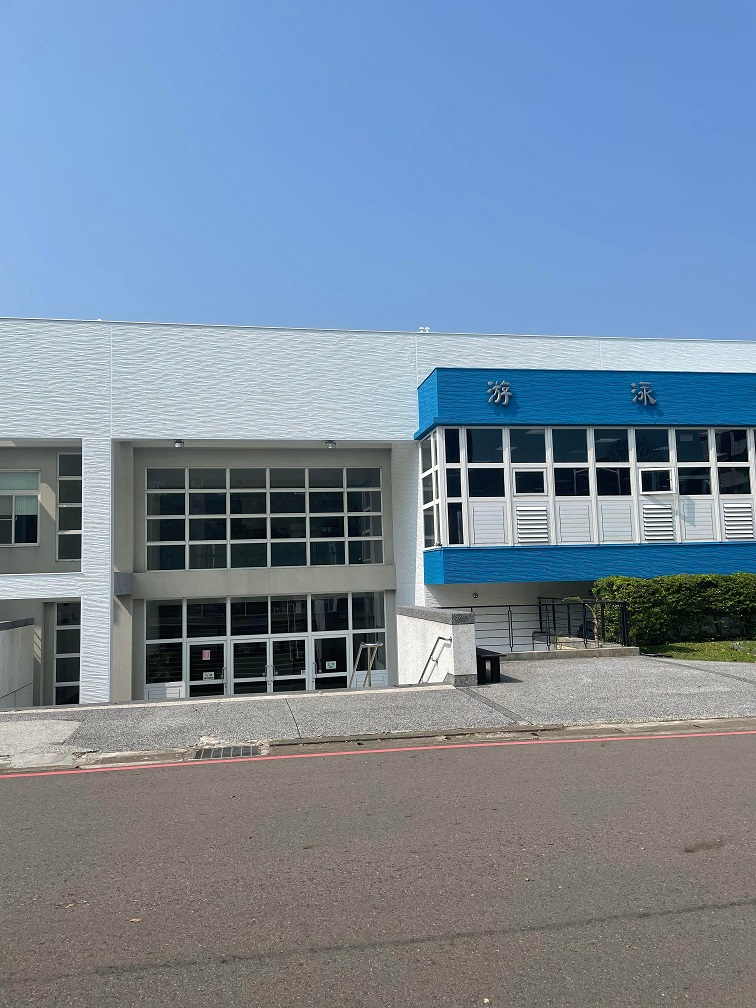
#> input picture HW2/baseline/m1.jpg, 756 x 1008 px, found by its file name
$ python cat.py
#> lines starting #> are read from the running program, lines starting #| are printed output that depends on the picture
import cv2
import numpy as np
import matplotlib.pyplot as plt
from tqdm.notebook import tqdm
import random
import math
import sys
import os

# read the image file & output the color & gray image
def read_img(path):
    # opencv read image in BGR color space
    img = cv2.imread(path)
    img_gray = cv2.cvtColor(img, cv2.COLOR_BGR2GRAY)
    return img, img_gray

# the dtype of img must be "uint8" to avoid the error of SIFT detector
def img_to_gray(img):
    if img.dtype != "uint8":
        print("The input image dtype is not uint8 , image type is : ", img.dtype)
        return
    img_gray = cv2.cvtColor(img, cv2.COLOR_BGR2GRAY)
    return img_gray

# create a window to show the image
# It will show all the windows after you call im_show()
# Remember to call im_show() in the end of main
def creat_im_window(window_name,img):
    cv2.imshow(window_name,img)

# show the all window you call before im_show()
# and press any key to close all windows
def im_show():
    cv2.waitKey(0)
    cv2.destroyAllWindows()

def FindSIFT(img):
    SIFT_Detector = cv2.SIFT_create()
    kp, des = SIFT_Detector.detectAndCompute(img, None)

    return kp, des

def DrawKeyPoints(kp, gray, rgb):
    tmp = rgb.copy()
    res = cv2.drawKeypoints(gray, kp, tmp, flags=cv2.DRAW_MATCHES_FLAGS_DRAW_RICH_KEYPOINTS)
    return res

def PlotKeypoints(plts, cnt):
    for i,plt in enumerate(plts):
        if i == 0:
            res = plt
        else:
            res = np.concatenate((res, plt), axis=1)

    creat_im_window("Keypoints"+str(cnt), res)
    return res

def KNNFeatureMatching(kp0, kp1, des0, des1, threshold = 0.5):
    k = 2
    # Find k nearest des1 neighbor for des0 using brute force
    matches = {}
    for i, feature0 in enumerate(des0):
        matches[i] = []
        for j, feature1 in enumerate(des1):
            dist = np.linalg.norm(feature0 - feature1)

            if j < k:
                matches[i].append([j,dist])
            else:
                for t in range(k):
                    if dist < matches[i][t][1]:
                        matches[i][t] = [j, dist]
                        break

    good_pairs = []
    # Perform Lowe's ratio check
    for p in matches.keys():
        if matches[p][0][1] < threshold*matches[p][1][1]:
            good_pairs.append([p,matches[p][0][0]])

    good_matches = []
    for pair in good_pairs:
        good_matches.append(list(kp0[pair[0]].pt + kp1[pair[1]].pt))

    good_matches = np.asarray(good_matches)

    return good_matches

def PlotMatching(matches, img_cat):
    match_img = cv2.cvtColor(img_cat.copy(), cv2.COLOR_BGR2RGB)
    offset = img_cat.shape[1]/2
    fig, ax = plt.subplots()
    ax.set_aspect('equal')
    ax.imshow(np.array(match_img).astype('uint8'))

    ax.plot(matches[:, 0], matches[:, 1], 'xr')
    ax.plot(matches[:, 2] + offset, matches[:, 3], 'xr')

    ax.plot([matches[:, 0], matches[:, 2] + offset], [matches[:, 1], matches[:, 3]],
            'r', linewidth=0.5)

    plt.show()

def FindHomography(matches):
    rows = []
    for i in range(matches.shape[0]):
        p1 = np.append(matches[i][0:2], 1)
        p2 = np.append(matches[i][2:4], 1)
        row1 = [0, 0, 0, p1[0], p1[1], p1[2], -p2[1]*p1[0], -p2[1]*p1[1], -p2[1]*p1[2]]
        row2 = [p1[0], p1[1], p1[2], 0, 0, 0, -p2[0]*p1[0], -p2[0]*p1[1], -p2[0]*p1[2]]
        rows.append(row1)
        rows.append(row2)
    rows = np.array(rows)
    U, s, V = np.linalg.svd(rows)
    H = V[-1].reshape(3, 3)
    H = H/H[2, 2]

    return H

def Randompoints(matches, k=4):
    idx = random.sample(range(len(matches)), k)
    point = [matches[i] for i in idx ]

    return np.array(point)

def ComputeErrors(points, H):
    num_points = len(points)
    all_p1 = np.concatenate((points[:, 0:2], np.ones((num_points, 1))), axis=1)
    all_p2 = points[:, 2:4]
    estimate_p2 = np.zeros((num_points, 2))
    for i in range(num_points):
        temp = np.dot(H, all_p1[i])
        estimate_p2[i] = (temp/temp[2])[0:2] # set index 2 to 1 and slice the index 0, 1
    # Compute error
    errors = np.linalg.norm(all_p2 - estimate_p2 , axis=1) ** 2

    return errors

def RANSAC(matches, threshold = 0.5, iters = 3000):
    num_best_inliers = 0

    for i in range(iters):
        points = Randompoints(matches)
        H = FindHomography(points)

        #  avoid dividing by zero
        if np.linalg.matrix_rank(H) < 3:
            continue

        errors = ComputeErrors(matches, H)
        idx = np.where(errors < threshold)[0]
        inliers = matches[idx]

        num_inliers = len(inliers)
        if num_inliers > num_best_inliers:
            best_inliers = inliers.copy()
            num_best_inliers = num_inliers
            best_H = H.copy()

    print("inliers/matches: {}/{}".format(num_best_inliers, len(matches)))

    return best_inliers, best_H

def StitchImage(img1, img2, H):
    print("stiching image ...")

    # Convert to double and normalize. Avoid noise.
    left = cv2.normalize(img1.astype('float'), None,
                            0.0, 1.0, cv2.NORM_MINMAX)
    # Convert to double and normalize.
    right = cv2.normalize(img2.astype('float'), None,
                            0.0, 1.0, cv2.NORM_MINMAX)

    # left image
    height_l, width_l, channel_l = left.shape
    height_r, width_r, channel_r = right.shape
    h = np.minimum(height_l, height_r)
    w = np.minimum(width_l, width_r)

    corners = [[0, 0, 1], [w, 0, 1], [w, h, 1], [0, h, 1]]
    corners_new = [np.dot(H, corner) for corner in corners]
    corners_new = np.array(corners_new).T
    x_news = corners_new[0] / corners_new[2]
    y_news = corners_new[1] / corners_new[2]
    y_min = min(y_news)
    x_min = min(x_news)

    translation_mat = np.array([[1, 0, -x_min], [0, 1, -y_min], [0, 0, 1]])
    H = np.dot(translation_mat, H)

    # Get height, width
    height_new = int(round(abs(y_min) + height_l))
    width_new = int(round(abs(x_min) + width_l))
    size = (width_new, height_new)

    # right image
    warped_l = cv2.warpPerspective(src=left, M=H, dsize=size)

    height_new = int(round(abs(y_min) + height_r))
    width_new = int(round(abs(x_min) + width_r))
    size = (width_new, height_new)


    warped_r = cv2.warpPerspective(src=right, M=translation_mat, dsize=size)

    black = np.zeros(3)  # Black pixel.

    # Stitching procedure, store results in warped_l.
    for i in tqdm(range(warped_r.shape[0])):
        for j in range(warped_r.shape[1]):
            pixel_l = warped_l[i, j, :]
            pixel_r = warped_r[i, j, :]

            if not np.array_equal(pixel_l, black) and np.array_equal(pixel_r, black):
                warped_l[i, j, :] = pixel_l
            elif np.array_equal(pixel_l, black) and not np.array_equal(pixel_r, black):
                warped_l[i, j, :] = pixel_r
            elif not np.array_equal(pixel_l, black) and not np.array_equal(pixel_r, black):
                opt = [pixel_l, pixel_r]
                warped_l[i, j, :] = (pixel_l + pixel_r)/2#opt[np.argmax([np.linalg.norm(pixel_l), np.linalg.norm(pixel_r)])]
            else:
                pass

    stitch_image = warped_l[:warped_r.shape[0], :warped_r.shape[1], :]

    return stitch_image

if __name__ == '__main__':
    # the example of image window
    # creat_im_window("Result",img)
    # im_show()

    # you can use this function to store the result
    # cv2.imwrite("result.jpg",img)

    baseline_paths = ['m1.jpg', 'm2.jpg', 'm3.jpg', 'm4.jpg', 'm5.jpg', 'm6.jpg']
    bonus_paths = ['m1.jpg', 'm2.jpg', 'm3.jpg', 'm4.jpg']
    paths = [baseline_paths, bonus_paths]

    src = 1
    res = []
    res_gray = []
    for i in range(len(paths[src])):
        if src == 0:
            if i == 0:
                img0 , img_gray0 = read_img('./baseline/'+paths[src][i])
            else:
                img0 , img_gray0 = res, res_gray

            if i < len(paths[src])-1:
                img1 , img_gray1 = read_img('./baseline/'+paths[src][i+1])
            else:
                break

        elif src == 1:
            if i == 0:
                img0, img_gray0 = read_img('./bonus/'+paths[src][i])
#> in read_img, img is the input picture: shape (1008, 756, 3); mean B, G, R 156, 136.9, 119.9
            else:
                img0, img_gray0 = res, res_gray

            if i < len(paths[src])-1:
                img1, img_gray1 = read_img('./bonus/'+paths[src][i+1])
#> call 2 of read_img, with path = './bonus/m2.jpg'
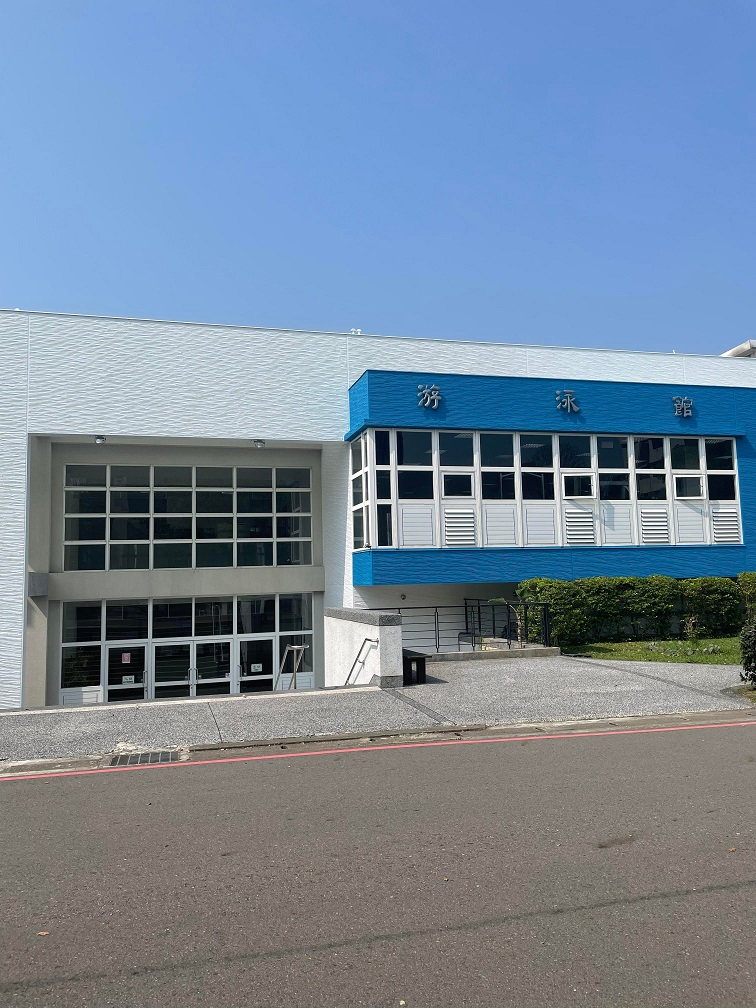
#> input picture HW2/baseline/m2.jpg, 756 x 1008 px, found by its file name
#> in read_img, img is the input picture: shape (1008, 756, 3); mean B, G, R 155.2, 135.4, 117.4
#> in read_img (call 2), `img_gray = cv2.cvtColor(img, cv2.COLOR_BGR2GRAY)`:
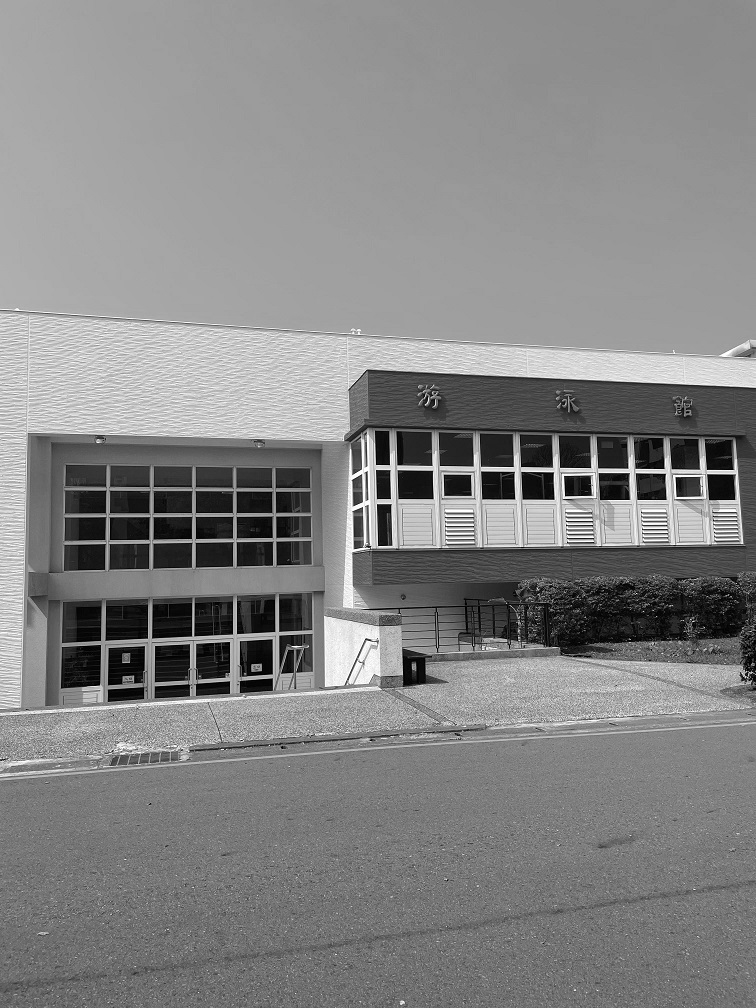
#> img_gray: shape (1008, 756); min 0, max 255, mean 132.3
            else:
                break

        kp0, des0 = FindSIFT(img_gray0)
#> in FindSIFT, `kp, des = SIFT_Detector.detectAndCompute(img, None)`: kp = 1381 keypoints; strongest (x, y, size): (529, 483, 15.3), (438, 505, 2.1), (440, 638, 2), (454, 510, 10)
#> kp0 has the same summary as kp in FindSIFT
        kp1, des1 = FindSIFT(img_gray1)
#> in FindSIFT (call 2), `kp, des = SIFT_Detector.detectAndCompute(img, None)`: kp = 1415 keypoints; strongest (x, y, size): (457, 486, 14.8), (384, 512, 10), (393, 456, 5.8), (746, 674, 2)
#> kp1 has the same summary as kp in FindSIFT
        plt0 = DrawKeyPoints(kp0, img_gray0, img0)
        plt1 = DrawKeyPoints(kp1, img_gray1, img1)
#> in DrawKeyPoints (call 2), `res = cv2.drawKeypoints(gray, kp, tmp, flags=cv2.DRAW_MATCHES_FLAGS_DR..`:
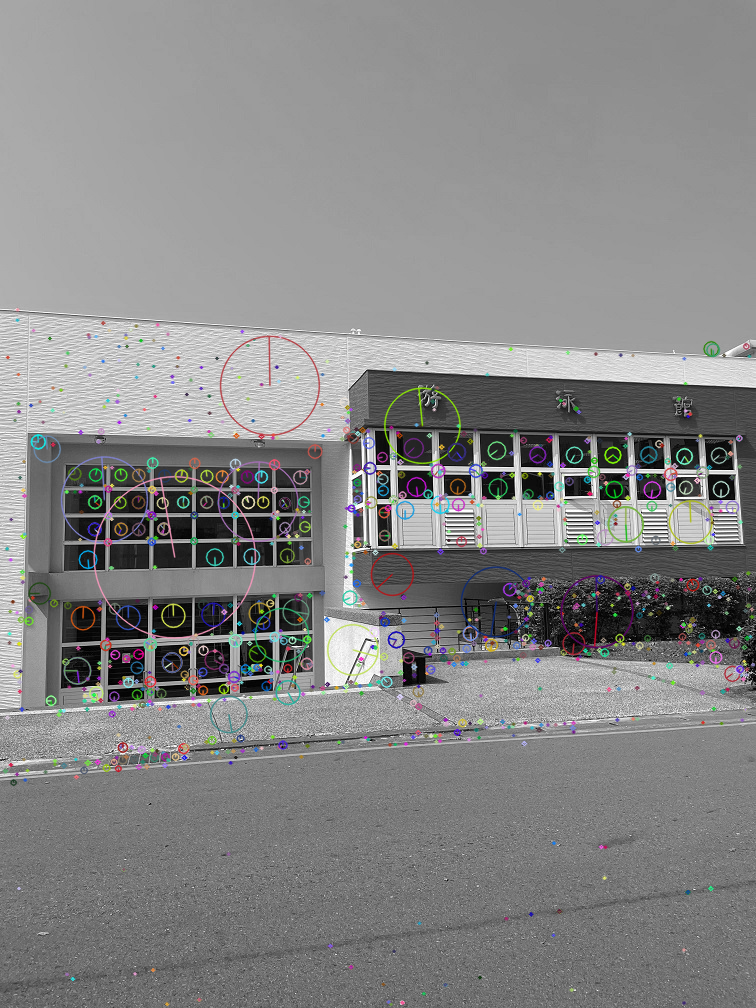
#> res: shape (1008, 756, 3); mean B, G, R 133.4, 133.5, 133.5

        plts = [plt0, plt1]

        #PlotKeypoints(plts, i)

        #img_cat = np.concatenate((img0, img1), axis=1)

        matches = KNNFeatureMatching(kp0, kp1, des0, des1, threshold=0.5)
#> after the loop in KNNFeatureMatching, `for i, feature0 in enumerate(des0):`: matches = 1381 items
#> after the loop in KNNFeatureMatching, `for p in matches.keys():`: good_pairs = 403 pairs, first value 241 to 1375, second value 50 to 1378
#> the loop in KNNFeatureMatching, `for pair in good_pairs:` made 403 passes
#> pair on passes 1 to 3: [241, 50], [242, 51], [244, 55]
#> after the loop in KNNFeatureMatching, `for pair in good_pairs:`: good_matches = 403 items, first 6: [114.7, 608.1, 28.53, 609.3], [114.9, 619.1, 28.61, 620.6], [117.5, 596.1, 32.1, 597.3], [134.1, 763.2, 45.09, 771.4], [134.3, 600, 49.94, 601.2], [136.4, 695.4, 50.62, 700.3]
#> in KNNFeatureMatching, `good_matches = np.asarray(good_matches)`: good_matches = 403 rows, first 6: [114.7, 608.1, 28.53, 609.3], [114.9, 619.1, 28.61, 620.6], [117.5, 596.1, 32.1, 597.3], [134.1, 763.2, 45.09, 771.4], [134.3, 600, 49.94, 601.2], [136.4, 695.4, 50.62, 700.3]
#> matches has the same summary as good_matches in KNNFeatureMatching
        #PlotMatching(matches, img_cat)

        inliers, H = RANSAC(matches, 0.5, 3000)
#> the loop in RANSAC, `for i in range(iters):` made 3000 passes
#> (num_inliers, num_best_inliers) on passes 1, 5, 12, 13: (215, 215), (217, 217), (232, 232), (256, 256)
#> (num_inliers, num_best_inliers) on passes 95, 114, 301: (261, 261), (262, 262), (284, 284)
#> after the loop in RANSAC, `for i in range(iters):`: best_inliers = 284 rows, first 6: [117.5, 596.1, 32.1, 597.3], [134.3, 600, 49.94, 601.2], [137.8, 601.4, 53.5, 602.9], [164.7, 616.3, 82.53, 617.8], [166.9, 684, 83.68, 688.5], [167.6, 695.4, 84.05, 700.4]; num_best_inliers = 284
#| inliers/matches: 284/403
#> inliers has the same summary as best_inliers in RANSAC; H = [[1.1, -0.026, -80.84], [0.0824, 1.04, -28.11], [0.000137, -1.84e-05, 1]]
        #PlotMatching(inliers, img_cat)

        res = StitchImage(img0, img1, H).astype(np.float32)
#> in StitchImage, `corners_new = [np.dot(H, corner) for corner in corners]`: corners_new = [[-80.84, -28.11, 1], [747.4, 34.18, 1.1], [721.3, 1080.8, 1.09], [-107, 1018.5, 0.981]]
#> in StitchImage, `corners_new = np.array(corners_new).T`: corners_new = [[-80.84, 747.4, 721.3, -107], [-28.11, 34.18, 1080.8, 1018.5], [1, 1.1, 1.09, 0.981]]
#> in StitchImage, `x_news = corners_new[0] / corners_new[2]`: x_news = [-80.84, 677.2, 664.7, -109]
#> in StitchImage, `y_news = corners_new[1] / corners_new[2]`: y_news = [-28.11, 30.97, 996, 1037.8]
#> in StitchImage, `y_min = min(y_news)`: y_min = -28.11
#> in StitchImage, `x_min = min(x_news)`: x_min = -109
#> in StitchImage, `translation_mat = np.array([[1, 0, -x_min], [0, 1, -y_min], [0, 0, 1]])`: translation_mat = [[1, 0, 109], [0, 1, 28.11], [0, 0, 1]]
#> in StitchImage, `H = np.dot(translation_mat, H)`: H = [[1.11, -0.028, 28.2], [0.0863, 1.04, 0], [0.000137, -1.84e-05, 1]]
#> in StitchImage, `height_new = int(round(abs(y_min) + height_l))`: height_new = 1036
#> in StitchImage, `width_new = int(round(abs(x_min) + width_l))`: width_new = 865
#> in StitchImage, `size = (width_new, height_new)`: size = (865, 1036)
#> in StitchImage, `warped_l = cv2.warpPerspective(src=left, M=H, dsize=size)`:
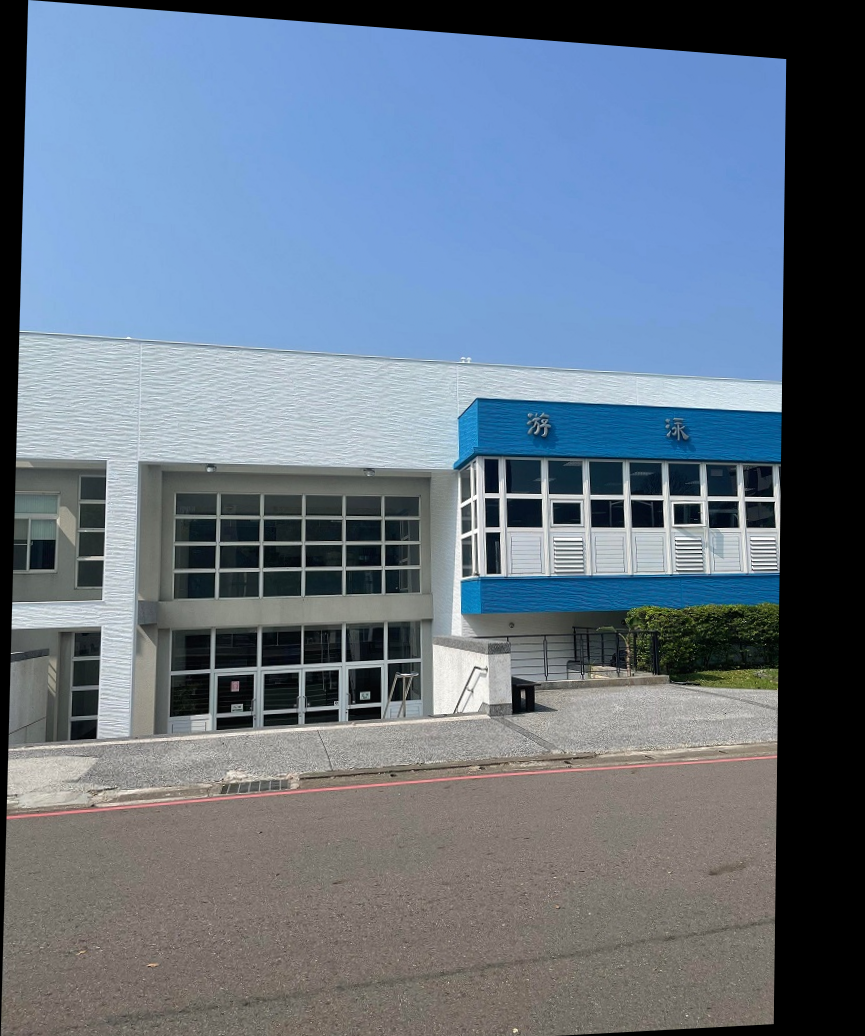
#> warped_l: shape (1036, 865, 3) float64; mean B, G, R 0.526, 0.463, 0.407
#> in StitchImage, `warped_r = cv2.warpPerspective(src=right, M=translation_mat, dsize=size)`:
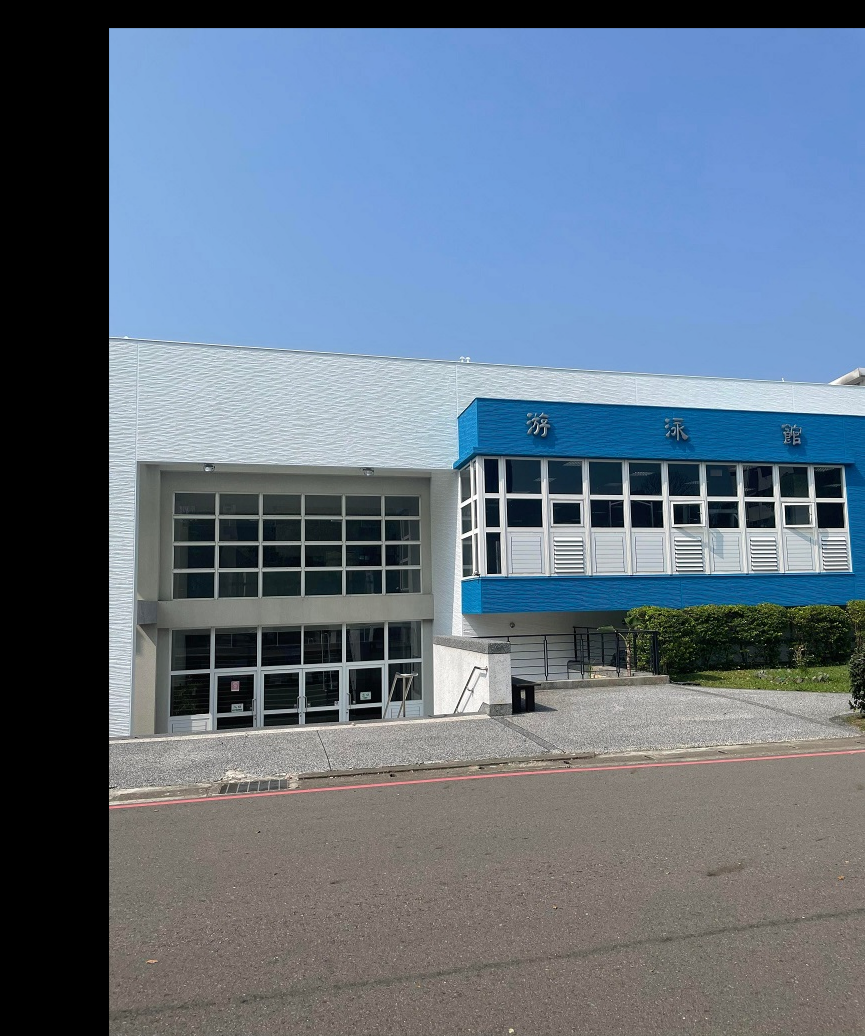
#> warped_r: shape (1036, 865, 3) float64; mean B, G, R 0.518, 0.452, 0.391
#> (the run stopped early here; a loop or call above may not have finished)
